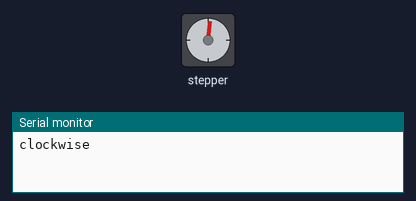
This sketch was run on a simulated Arduino Uno, built with avr-gcc and run on an emulated ATmega328P. Shown: stepper motor, the last lines printed to the serial monitor. Stepper angles assume 400 steps per turn.

Above: at 0.05 s.
At 0.95 s:
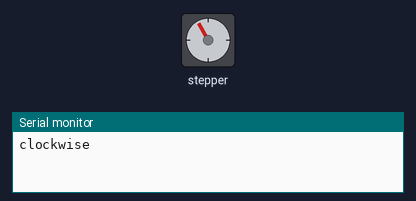
At 1.7 s:
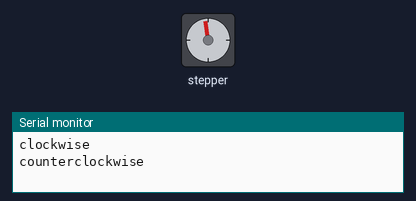
At 2.5 s:
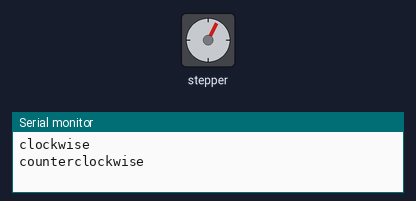
Timing chart, 0 to 6.9 s (numbered marks = the images above):
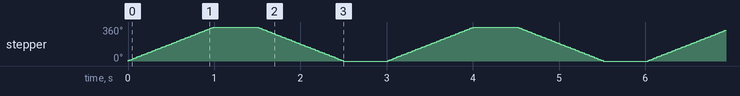

Measured:
- by itself, stepper: turns 360° clockwise in 0.99 s, then 360° counter-clockwise in 0.99 s, repeating every 3.0 s

The sketch:

Front_Stepper_Test.ino
```cpp
/*
 Stepper Motor Control - one revolution

 This program drives a unipolar or bipolar stepper motor.
 The motor is attached to digital pins 8 - 11 of the Arduino.

 The motor should revolve one revolution in one direction, then
 one revolution in the other direction.


 Created 11 Mar. 2007
 Modified 30 Nov. 2009
 by Tom Igoe

 */

#include <Stepper.h>
//
const int BrakePress1 = 33;
const int BrakePress2 = 35;
const int BrakePress3 = 37;
const int BrakePress4 = 39;


//const int BrakePress1 = 41;
//const int BrakePress2 = 43;
//const int BrakePress3 = 45;
//const int BrakePress4 = 47;

//const int BrakePress1 = 32;
//const int BrakePress2 = 34;
//const int BrakePress3 = 36;
//const int BrakePress4 = 38;

const int stepsPerRevolution = 400;  // change this to fit the number of steps per revolution
// for your motor

// initialize the stepper library on pins 8 through 11:
Stepper myStepper(stepsPerRevolution, BrakePress1, BrakePress2, BrakePress3, BrakePress4);

void setup() {
  // set the speed at 60 rpm:
  myStepper.setSpeed(60);
  // initialize the serial port:
  Serial.begin(9600);
}

void loop() {
  // step one revolution  in one direction:
  Serial.println("clockwise");
  myStepper.step(stepsPerRevolution);
  delay(500);

  // step one revolution in the other direction:
  Serial.println("counterclockwise");
  myStepper.step(-stepsPerRevolution);
  delay(500);
}
```
